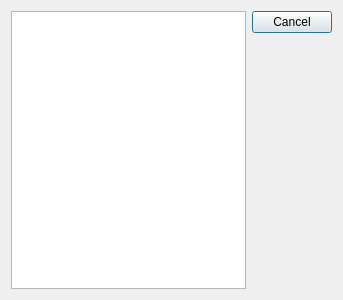
<?xml version="1.0" encoding="UTF-8"?>
<ui version="4.0">
 <class>WindowsListDlg</class>
 <widget class="QDialog" name="WindowsListDlg">
  <property name="geometry">
   <rect>
    <x>0</x>
    <y>0</y>
    <width>343</width>
    <height>300</height>
   </rect>
  </property>
  <property name="windowTitle">
   <string>Список окон</string>
  </property>
  <property name="windowIcon">
   <iconset resource="../res/fmt.qrc">
    <normaloff>:/img/WindowsHS.png</normaloff>:/img/WindowsHS.png</iconset>
  </property>
  <layout class="QHBoxLayout" name="horizontalLayout">
   <item>
    <widget class="QTreeView" name="treeView">
     <property name="iconSize">
      <size>
       <width>20</width>
       <height>20</height>
      </size>
     </property>
    </widget>
   </item>
   <item>
    <widget class="QDialogButtonBox" name="buttonBox">
     <property name="orientation">
      <enum>Qt::Vertical</enum>
     </property>
     <property name="standardButtons">
      <set>QDialogButtonBox::Cancel</set>
     </property>
    </widget>
   </item>
  </layout>
 </widget>
 <resources>
  <include location="../res/fmt.qrc"/>
 </resources>
 <connections>
  <connection>
   <sender>buttonBox</sender>
   <signal>accepted()</signal>
   <receiver>WindowsListDlg</receiver>
   <slot>accept()</slot>
   <hints>
    <hint type="sourcelabel">
     <x>248</x>
     <y>254</y>
    </hint>
    <hint type="destinationlabel">
     <x>157</x>
     <y>274</y>
    </hint>
   </hints>
  </connection>
  <connection>
   <sender>buttonBox</sender>
   <signal>rejected()</signal>
   <receiver>WindowsListDlg</receiver>
   <slot>reject()</slot>
   <hints>
    <hint type="sourcelabel">
     <x>316</x>
     <y>260</y>
    </hint>
    <hint type="destinationlabel">
     <x>286</x>
     <y>274</y>
    </hint>
   </hints>
  </connection>
 </connections>
</ui>
